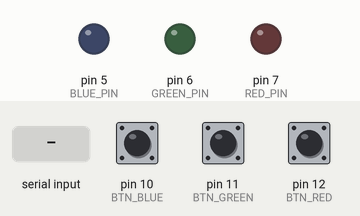
A sketch run on a simulated Arduino Uno, built with avr-gcc and run on an emulated ATmega328P. Shown: output pins drawn as LEDs (lit = HIGH). The inputs (shaded band) are chosen by the test bench; at power-on: pin 10 (BTN_BLUE) HIGH, pin 11 (BTN_GREEN) HIGH, pin 12 (BTN_RED) HIGH. What the sketch prints to the serial monitor is not drawn.

Above: at 1.2 s.
1.3 s: "1" received over Serial
At 2.5 s:
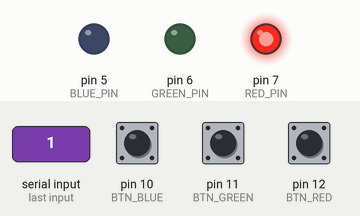
2.8 s: "2" received over Serial
At 3.7 s:
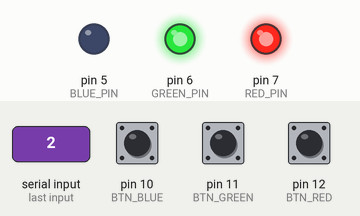
4.3 s: "3" received over Serial
At 4.9 s:
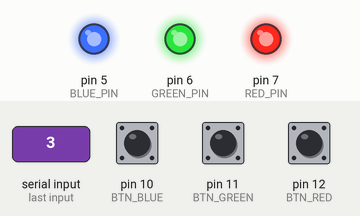
Timing chart, 0 to 7.3 s (numbered marks = the images above; inputs shaded):
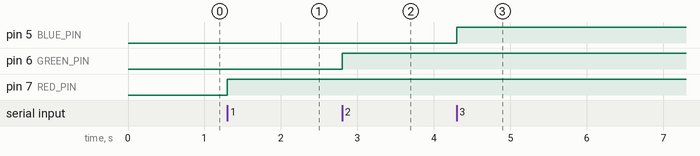

Measured:
- after the input at 1.3 s, pin 7 (RED_PIN): LOW → HIGH at once
- after the input at 2.8 s, pin 6 (GREEN_PIN): LOW → HIGH at once
- after the input at 4.3 s, pin 5 (BLUE_PIN): LOW → HIGH at once

The sketch:

lab_act6.ino
```cpp
#include "ledheader.h"

// Button pins (as required)
const int BTN_RED   = 12;
const int BTN_GREEN = 11;
const int BTN_BLUE  = 10;

// Previous button states (for edge detection)
bool prevRedBtn   = HIGH;
bool prevGreenBtn = HIGH;
bool prevBlueBtn  = HIGH;

void setup() {
  Serial.begin(9600);

  initLEDPins();

  pinMode(BTN_RED, INPUT_PULLUP);
  pinMode(BTN_GREEN, INPUT_PULLUP);
  pinMode(BTN_BLUE, INPUT_PULLUP);

  Serial.println("Arduino Ready (Bi-directional Serial)");
}

void loop() {

  /* ===============================
     OUTBOUND: Arduino → Python
     =============================== */
  bool currRedBtn   = digitalRead(BTN_RED);
  bool currGreenBtn = digitalRead(BTN_GREEN);
  bool currBlueBtn  = digitalRead(BTN_BLUE);

  // Button 1 → 'R'
  if (prevRedBtn == HIGH && currRedBtn == LOW) {
    Serial.println("R");
  }

  // Button 2 → 'G'
  if (prevGreenBtn == HIGH && currGreenBtn == LOW) {
    Serial.println("G");
  }

  // Button 3 → 'B'
  if (prevBlueBtn == HIGH && currBlueBtn == LOW) {
    Serial.println("B");
  }

  prevRedBtn   = currRedBtn;
  prevGreenBtn = currGreenBtn;
  prevBlueBtn  = currBlueBtn;

  /* ===============================
     INBOUND: Python → Arduino
     =============================== */
  if (Serial.available() > 0) {
    char cmd = Serial.read();
    cmd = toupper(cmd); // Case-insensitive

    switch (cmd) {
      case '1':
        toggleLED(RED_PIN);
        break;

      case '2':
        toggleLED(GREEN_PIN);
        break;

      case '3':
        toggleLED(BLUE_PIN);
        break;
    }
  }
}
```

ledheader.h
```cpp
#ifndef LED_FUNCTIONS_H
#define LED_FUNCTIONS_H

#include <Arduino.h>

// LED Pins (as required)
const int RED_PIN   = 7;
const int GREEN_PIN = 6;
const int BLUE_PIN  = 5;

// Initialize LED pins
void initLEDPins() {
  pinMode(RED_PIN, OUTPUT);
  pinMode(GREEN_PIN, OUTPUT);
  pinMode(BLUE_PIN, OUTPUT);

  digitalWrite(RED_PIN, LOW);
  digitalWrite(GREEN_PIN, LOW);
  digitalWrite(BLUE_PIN, LOW);
}

// Toggle a specific LED
void toggleLED(int pin) {
  digitalWrite(pin, !digitalRead(pin));
}

#endif
```
